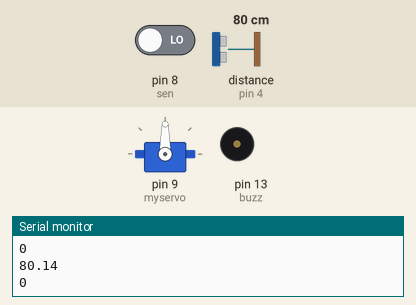
Bench run of a sketch on a simulated Arduino Uno, built with avr-gcc and run on an emulated ATmega328P. On the bench: servo, buzzer (waves = sounding, pin HIGH), the last lines printed to the serial monitor. Wiring (inferred from the names in the program): ultrasonic range finder: trigger pin 3; echo pin 4. The inputs (shaded band) are chosen by the test bench; at power-on: pin 8 (sen) LOW, distance to the obstacle (sensor on pin 4) 80 cm. The echo pulse lasts 58.3 µs per cm; pins used as bus, display or sensor lines are not drawn.

Above: at 1.3 s.
1.4 s: pin 8 (sen) driven HIGH
4.4 s: distance to the obstacle (sensor on pin 4) set to 22 cm
7.4 s: distance to the obstacle (sensor on pin 4) set to 18 cm
At 9.1 s:
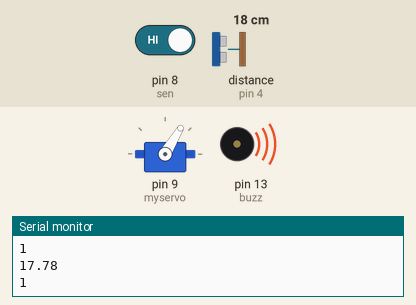
10.4 s: distance to the obstacle (sensor on pin 4) set to 35 cm
At 13.3 s:
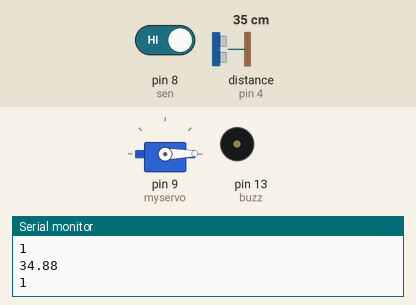
13.4 s: pin 8 (sen) driven LOW
At 13.9 s:
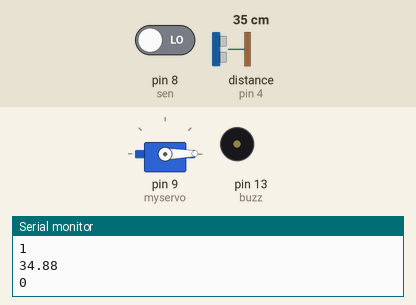
Timing chart, 0 to 15.9 s (numbered marks = the images above; inputs shaded):
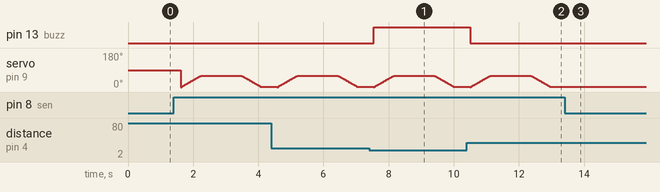

Measured:
- the behaviour switches between 21 and 20 cm on distance to the obstacle (sensor on pin 4) (found by bisection; images 0 and 1)
- after the input at 7.4 s, pin 13 (buzz): LOW → HIGH after 0.15 s
- after the input at 10.4 s, pin 13 (buzz): HIGH → LOW after 0.11 s
- after the input at 13.4 s, servo on pin 9 (myservo): stops changing and stays 1°

The sketch:

inductiveand_servo.ino
```cpp
#include <Servo.h>
#include <SoftwareSerial.h>
 #define trigger  3
#define echo     4
 int sen=8;
int time_;
float distance, dist_limit = 20.00;//cms
String pilih;

int buzz = 13;

Servo myservo;
       int pos = 0;
int x;
void setup() {

Serial.begin(9600); // Setting the baud rate of GSM Module

Serial.begin(9600); // Setting the baud rate of Serial Monitor (Arduino)

//RecieveMessage();

delay(100);
 pinMode(buzz, OUTPUT);
  pinMode(trigger, OUTPUT);
  pinMode(echo, INPUT);
  digitalWrite(buzz, LOW);     //set the buzzer in off mode (initial condition)


   myservo.attach(9);
pinMode(sen,INPUT);
Serial.begin(9600);
}

void loop() {
  int c=ultrasound();
 if (c==1)
 {
 digitalWrite(buzz,HIGH);

if (Serial.available()>0)
SendMessage();
 }
else
{
digitalWrite(buzz,LOW);
}


x=digitalRead(sen);
Serial.println(x);
if(x==HIGH)
serv();
delay(500);
}
void serv(){
for(pos = 0; pos <60; pos += 1)  // goes from 0 degrees to 180 degrees
 {                                  // in steps of 1 degree
    myservo.write(pos);              // tell servo to go to position in variable 'pos'
    delay(10);                       // waits 15ms for the servo to reach the position
 }
 delay(1250);
 for(pos =60; pos>=1; pos-=1)     // goes from 180 degrees to 0 degrees
 {
    myservo.write(pos);              // tell servo to go to position in variable 'pos'
    delay(10);                       // waits 15ms for the servo to reach the position
 }
// delay(2500);
}

void SendMessage()

{

Serial.println("AT+CMGF=1"); //Sets the GSM Module in Text Mode

delay(1000); // Delay of 1000 milli seconds or 1 second

Serial.println("AT+CMGS=\"+7996783508\"\r"); // Replace x with mobile number

delay(1000);

Serial.println("the dustbin was completely fill");// The SMS text you want to send

Serial.println(pilih);

delay(100);

Serial.println((char)26);// ASCII code of CTRL+Z

delay(1000);

}


int ultrasound(void)
{
  digitalWrite(trigger, HIGH);
  delayMicroseconds(10);
  digitalWrite(trigger, LOW);
  time_ = pulseIn(echo,HIGH);
  distance = time_*0.01725;
  Serial.println(distance);
  if (distance <= dist_limit)
    return 1;
  else
    return 0;
}
```
